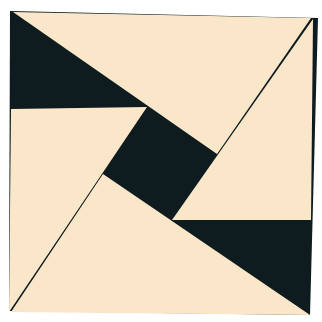
Frame 1 (no input)
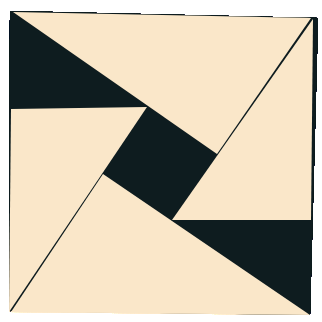
Frame 60 (no input)
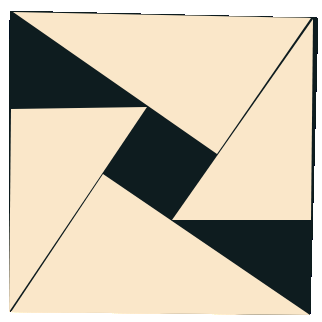
Frame 120 (the mouse pressed at the canvas centre since frame 60)

The p5.js sketch that drew these frames (run headless with seeded random() and noise() and a simulated clock; from frame 60 on, the mouse is pressed at the canvas centre):

// p5.js sketch
// ── sketch.js
function setup() {
    createCanvas(322,322);
    background('white');
}

function draw() {
    noStroke();
    fill(14,28,31);
    quad(10, 11, 318, 18, 310,315, 9,311);


    fill(250,231,201);
    triangle(13,12, 311,18,217,154);
    triangle(313,19,311,220,172,220);
    triangle(103,174,310,315,11,312);
    triangle(11,109,147,107,9,312);
    

    
  

    
}
